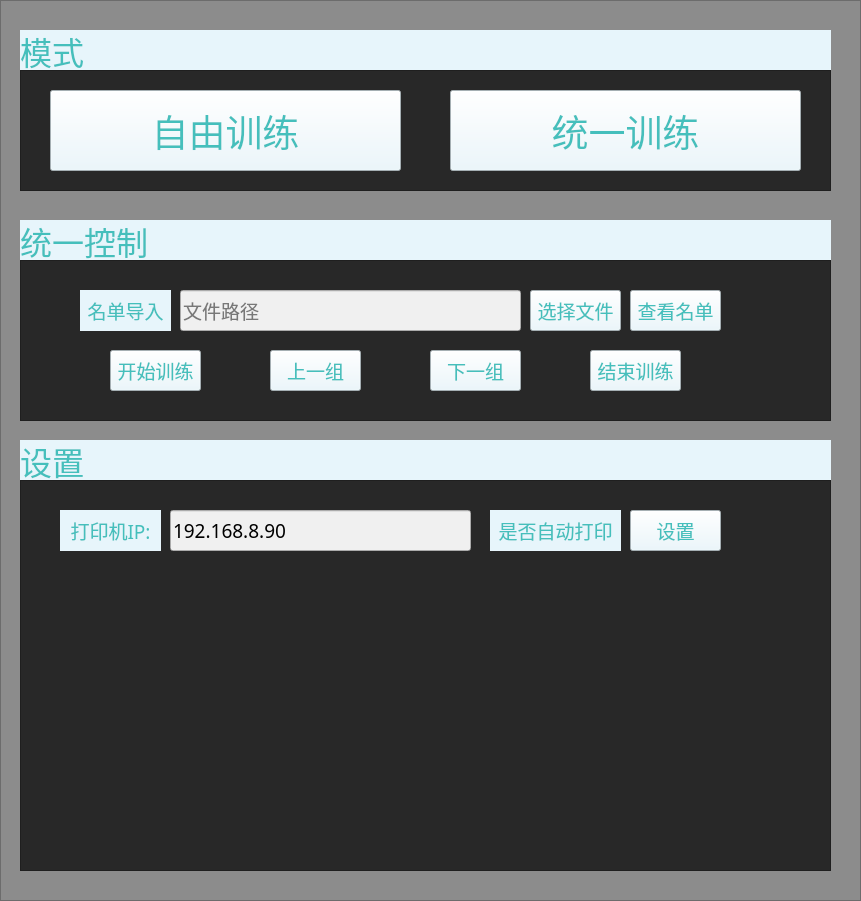
    <widget class="QFrame" name="frame">
     <property name="geometry">
      <rect>
       <x>1060</x>
       <y>50</y>
       <width>861</width>
       <height>901</height>
      </rect>
     </property>
     <property name="styleSheet">
      <string notr="true">background-color: rgb(140, 140, 140);
</string>
     </property>
     <property name="frameShape">
      <enum>QFrame::StyledPanel</enum>
     </property>
     <property name="frameShadow">
      <enum>QFrame::Raised</enum>
     </property>
     <widget class="QFrame" name="frame_4">
      <property name="geometry">
       <rect>
        <x>20</x>
        <y>30</y>
        <width>811</width>
        <height>41</height>
       </rect>
      </property>
      <property name="styleSheet">
       <string notr="true">background-color: rgb(231, 245, 251);</string>
      </property>
      <property name="frameShape">
       <enum>QFrame::StyledPanel</enum>
      </property>
      <property name="frameShadow">
       <enum>QFrame::Raised</enum>
      </property>
      <widget class="QLabel" name="label_4">
       <property name="geometry">
        <rect>
         <x>0</x>
         <y>0</y>
         <width>811</width>
         <height>41</height>
        </rect>
       </property>
       <property name="font">
        <font>
         <family>黑体</family>
         <pointsize>24</pointsize>
        </font>
       </property>
       <property name="styleSheet">
        <string notr="true">color: rgb(69, 191, 188);</string>
       </property>
       <property name="text">
        <string>模式</string>
       </property>
      </widget>
     </widget>
     <widget class="QFrame" name="frame_5">
      <property name="geometry">
       <rect>
        <x>20</x>
        <y>220</y>
        <width>811</width>
        <height>41</height>
       </rect>
      </property>
      <property name="styleSheet">
       <string notr="true">background-color: rgb(231, 245, 251);</string>
      </property>
      <property name="frameShape">
       <enum>QFrame::StyledPanel</enum>
      </property>
      <property name="frameShadow">
       <enum>QFrame::Raised</enum>
      </property>
      <widget class="QLabel" name="label_5">
       <property name="geometry">
        <rect>
         <x>0</x>
         <y>0</y>
         <width>811</width>
         <height>41</height>
        </rect>
       </property>
       <property name="font">
        <font>
         <family>黑体</family>
         <pointsize>24</pointsize>
        </font>
       </property>
       <property name="styleSheet">
        <string notr="true">color: rgb(69, 191, 188);</string>
       </property>
       <property name="text">
        <string>统一控制</string>
       </property>
      </widget>
     </widget>
     <widget class="QFrame" name="frame_6">
      <property name="geometry">
       <rect>
        <x>20</x>
        <y>440</y>
        <width>811</width>
        <height>41</height>
       </rect>
      </property>
      <property name="styleSheet">
       <string notr="true">background-color: rgb(231, 245, 251);</string>
      </property>
      <property name="frameShape">
       <enum>QFrame::StyledPanel</enum>
      </property>
      <property name="frameShadow">
       <enum>QFrame::Raised</enum>
      </property>
      <widget class="QLabel" name="label_6">
       <property name="geometry">
        <rect>
         <x>0</x>
         <y>0</y>
         <width>811</width>
         <height>41</height>
        </rect>
       </property>
       <property name="font">
        <font>
         <family>黑体</family>
         <pointsize>24</pointsize>
        </font>
       </property>
       <property name="styleSheet">
        <string notr="true">color: rgb(69, 191, 188);</string>
       </property>
       <property name="text">
        <string>设置</string>
       </property>
      </widget>
     </widget>
     <widget class="QFrame" name="frame_7">
      <property name="geometry">
       <rect>
        <x>20</x>
        <y>70</y>
        <width>811</width>
        <height>121</height>
       </rect>
      </property>
      <property name="styleSheet">
       <string notr="true">background-color: rgb(40, 40, 40);</string>
      </property>
      <property name="frameShape">
       <enum>QFrame::StyledPanel</enum>
      </property>
      <property name="frameShadow">
       <enum>QFrame::Raised</enum>
      </property>
      <widget class="QPushButton" name="pushButton_3">
       <property name="geometry">
        <rect>
         <x>30</x>
         <y>20</y>
         <width>351</width>
         <height>81</height>
        </rect>
       </property>
       <property name="font">
        <font>
         <family>黑体</family>
         <pointsize>28</pointsize>
        </font>
       </property>
       <property name="styleSheet">
        <string notr="true">background-color: rgb(231, 245, 251);
color: rgb(69, 191, 188);</string>
       </property>
       <property name="text">
        <string>自由训练</string>
       </property>
      </widget>
      <widget class="QPushButton" name="pushButton_5">
       <property name="geometry">
        <rect>
         <x>430</x>
         <y>20</y>
         <width>351</width>
         <height>81</height>
        </rect>
       </property>
       <property name="font">
        <font>
         <family>黑体</family>
         <pointsize>28</pointsize>
        </font>
       </property>
       <property name="styleSheet">
        <string notr="true">background-color: rgb(231, 245, 251);
color: rgb(69, 191, 188);</string>
       </property>
       <property name="text">
        <string>统一训练</string>
       </property>
      </widget>
     </widget>
     <widget class="QFrame" name="frame_8">
      <property name="geometry">
       <rect>
        <x>20</x>
        <y>260</y>
        <width>811</width>
        <height>161</height>
       </rect>
      </property>
      <property name="styleSheet">
       <string notr="true">background-color: rgb(40, 40, 40);</string>
      </property>
      <property name="frameShape">
       <enum>QFrame::StyledPanel</enum>
      </property>
      <property name="frameShadow">
       <enum>QFrame::Raised</enum>
      </property>
      <widget class="QLabel" name="label_7">
       <property name="geometry">
        <rect>
         <x>60</x>
         <y>30</y>
         <width>91</width>
         <height>41</height>
        </rect>
       </property>
       <property name="font">
        <font>
         <family>黑体</family>
         <pointsize>14</pointsize>
         <weight>50</weight>
         <bold>false</bold>
        </font>
       </property>
       <property name="styleSheet">
        <string notr="true">background-color: rgb(231, 245, 251);
color: rgb(69, 191, 188);</string>
       </property>
       <property name="text">
        <string>名单导入</string>
       </property>
       <property name="alignment">
        <set>Qt::AlignCenter</set>
       </property>
      </widget>
      <widget class="QLineEdit" name="lineEdit">
       <property name="geometry">
        <rect>
         <x>160</x>
         <y>30</y>
         <width>341</width>
         <height>41</height>
        </rect>
       </property>
       <property name="font">
        <font>
         <family>黑体</family>
         <pointsize>14</pointsize>
        </font>
       </property>
       <property name="styleSheet">
        <string notr="true">background-color: rgb(240, 240, 240);</string>
       </property>
       <property name="placeholderText">
        <string>文件路径</string>
       </property>
      </widget>
      <widget class="QPushButton" name="pushButton_4">
       <property name="geometry">
        <rect>
         <x>90</x>
         <y>90</y>
         <width>91</width>
         <height>41</height>
        </rect>
       </property>
       <property name="font">
        <font>
         <family>黑体</family>
         <pointsize>14</pointsize>
        </font>
       </property>
       <property name="styleSheet">
        <string notr="true">background-color: rgb(231, 245, 251);
color: rgb(69, 191, 188);</string>
       </property>
       <property name="text">
        <string>开始训练</string>
       </property>
      </widget>
      <widget class="QPushButton" name="pushButton_6">
       <property name="geometry">
        <rect>
         <x>250</x>
         <y>90</y>
         <width>91</width>
         <height>41</height>
        </rect>
       </property>
       <property name="font">
        <font>
         <family>黑体</family>
         <pointsize>14</pointsize>
        </font>
       </property>
       <property name="styleSheet">
        <string notr="true">background-color: rgb(231, 245, 251);
color: rgb(69, 191, 188);</string>
       </property>
       <property name="text">
        <string>上一组</string>
       </property>
      </widget>
      <widget class="QPushButton" name="pushButton_7">
       <property name="geometry">
        <rect>
         <x>410</x>
         <y>90</y>
         <width>91</width>
         <height>41</height>
        </rect>
       </property>
       <property name="font">
        <font>
         <family>黑体</family>
         <pointsize>14</pointsize>
        </font>
       </property>
       <property name="styleSheet">
        <string notr="true">background-color: rgb(231, 245, 251);
color: rgb(69, 191, 188);</string>
       </property>
       <property name="text">
        <string>下一组</string>
       </property>
      </widget>
      <widget class="QPushButton" name="pushButton_8">
       <property name="geometry">
        <rect>
         <x>570</x>
         <y>90</y>
         <width>91</width>
         <height>41</height>
        </rect>
       </property>
       <property name="font">
        <font>
         <family>黑体</family>
         <pointsize>14</pointsize>
        </font>
       </property>
       <property name="styleSheet">
        <string notr="true">background-color: rgb(231, 245, 251);
color: rgb(69, 191, 188);</string>
       </property>
       <property name="text">
        <string>结束训练</string>
       </property>
      </widget>
      <widget class="QPushButton" name="pushButton_9">
       <property name="geometry">
        <rect>
         <x>510</x>
         <y>30</y>
         <width>91</width>
         <height>41</height>
        </rect>
       </property>
       <property name="font">
        <font>
         <family>黑体</family>
         <pointsize>14</pointsize>
        </font>
       </property>
       <property name="styleSheet">
        <string notr="true">background-color: rgb(231, 245, 251);
color: rgb(69, 191, 188);</string>
       </property>
       <property name="text">
        <string>选择文件</string>
       </property>
      </widget>
      <widget class="QPushButton" name="pushButton_10">
       <property name="geometry">
        <rect>
         <x>610</x>
         <y>30</y>
         <width>91</width>
         <height>41</height>
        </rect>
       </property>
       <property name="font">
        <font>
         <family>黑体</family>
         <pointsize>14</pointsize>
        </font>
       </property>
       <property name="styleSheet">
        <string notr="true">background-color: rgb(231, 245, 251);
color: rgb(69, 191, 188);</string>
       </property>
       <property name="text">
        <string>查看名单</string>
       </property>
      </widget>
     </widget>
     <widget class="QFrame" name="frame_9">
      <property name="geometry">
       <rect>
        <x>20</x>
        <y>480</y>
        <width>811</width>
        <height>391</height>
       </rect>
      </property>
      <property name="styleSheet">
       <string notr="true">background-color: rgb(40, 40, 40);</string>
      </property>
      <property name="frameShape">
       <enum>QFrame::StyledPanel</enum>
      </property>
      <property name="frameShadow">
       <enum>QFrame::Raised</enum>
      </property>
      <widget class="QLabel" name="label_14">
       <property name="geometry">
        <rect>
         <x>40</x>
         <y>30</y>
         <width>101</width>
         <height>41</height>
        </rect>
       </property>
       <property name="font">
        <font>
         <family>黑体</family>
         <pointsize>14</pointsize>
         <weight>50</weight>
         <bold>false</bold>
        </font>
       </property>
       <property name="styleSheet">
        <string notr="true">background-color: rgb(231, 245, 251);
color: rgb(69, 191, 188);</string>
       </property>
       <property name="text">
        <string>打印机IP:</string>
       </property>
       <property name="alignment">
        <set>Qt::AlignCenter</set>
       </property>
      </widget>
      <widget class="QLineEdit" name="lineEdit_2">
       <property name="geometry">
        <rect>
         <x>150</x>
         <y>30</y>
         <width>301</width>
         <height>41</height>
        </rect>
       </property>
       <property name="font">
        <font>
         <family>黑体</family>
         <pointsize>14</pointsize>
        </font>
       </property>
       <property name="styleSheet">
        <string notr="true">background-color: rgb(240, 240, 240);</string>
       </property>
       <property name="text">
        <string>192.168.8.90</string>
       </property>
       <property name="placeholderText">
        <string>文件路径</string>
       </property>
      </widget>
      <widget class="QLabel" name="label_15">
       <property name="geometry">
        <rect>
         <x>470</x>
         <y>30</y>
         <width>131</width>
         <height>41</height>
        </rect>
       </property>
       <property name="font">
        <font>
         <family>黑体</family>
         <pointsize>14</pointsize>
         <weight>50</weight>
         <bold>false</bold>
        </font>
       </property>
       <property name="styleSheet">
        <string notr="true">background-color: rgb(231, 245, 251);
color: rgb(69, 191, 188);</string>
       </property>
       <property name="text">
        <string>是否自动打印</string>
       </property>
       <property name="alignment">
        <set>Qt::AlignCenter</set>
       </property>
      </widget>
      <widget class="QPushButton" name="pushButton_11">
       <property name="geometry">
        <rect>
         <x>610</x>
         <y>30</y>
         <width>91</width>
         <height>41</height>
        </rect>
       </property>
       <property name="font">
        <font>
         <family>黑体</family>
         <pointsize>14</pointsize>
        </font>
       </property>
       <property name="styleSheet">
        <string notr="true">background-color: rgb(231, 245, 251);
color: rgb(69, 191, 188);</string>
       </property>
       <property name="text">
        <string>设置</string>
       </property>
      </widget>
     </widget>
    </widget>
